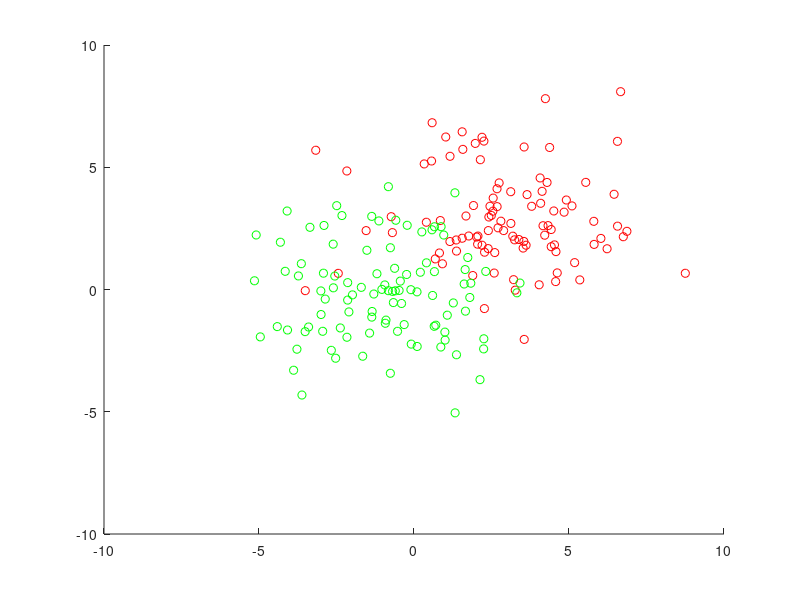

Recreate this plot in MATLAB.
function HW3()

clear all

Dataset = load('classify_regress.dat'); %{x1,x2,y}
N = size(Dataset,1);
%using steepest descent learning rule for data classification.

%% initializing variables
w = [rand rand rand];
accuracy = 0;
eta = 0.5;


while accuracy(end) < 0.9
    delta = [0 0 0];
   error = 0;
    for n = 1:N
         if w*[1 Dataset(n,1:2)].'> 0.5
             yhat = 1;
         else
             yhat = 0;
         end
         if yhat ~= Dataset(n,3)
             error = error+1;
         end
        delta = delta + [1 Dataset(n,1:2)]*(Dataset(n,3)-yhat);
    end
    w = w + eta*1/size(Dataset,1)*delta;
    accuracy = [accuracy (N-error)/N];
end
    


figure
scatter(Dataset([find(Dataset(:,3)==0)],1),Dataset([find(Dataset(:,3)==0)],2),[],'r')
hold on
scatter(Dataset([find(Dataset(:,3)==1)],1),Dataset([find(Dataset(:,3)==1)],2),[],'g')